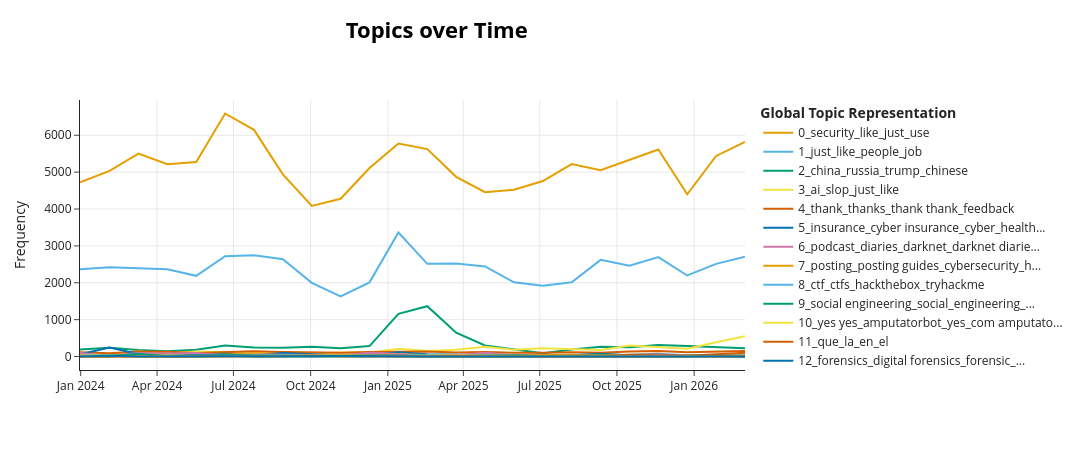

Notebook source saved alongside this figure:
### Markdown cell above
- Save relevant data
- Clear memory
- Restart notebook after this section

### Code cell
# this plot will be useful later for validating 1.3
topics_over_time = topic_model.topics_over_time(full_df['text'].to_list(), full_df['date'].to_list(), 
                                                nr_bins=24) # 2 years of data, 24 months
topic_model.visualize_topics_over_time(topics_over_time, topics=[i for i in range(0, 22)])
